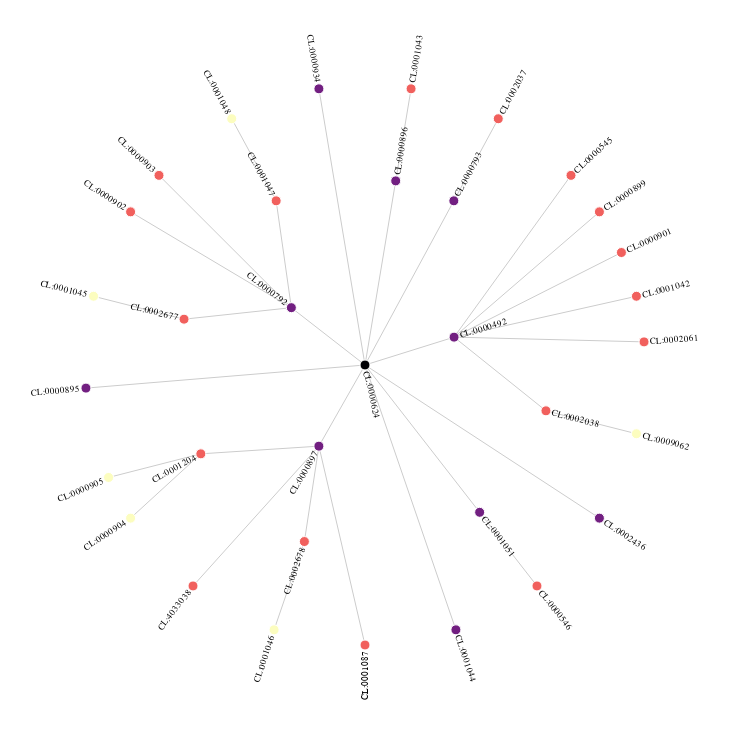

This figure's notebook cell:
### Code cell
display({"application/vnd.vega.v5+json": view}, raw=True)

### Figure 1 — Vega specification as saved in the notebook (floating-point values rounded to 4 significant figures)
{"$schema": "https://vega.github.io/schema/vega/v5.json", "autosize": "none", "data": [{"name": "tree", "transform": [{"key": "id", "parentKey": "parent", "type": "stratify"}, {"as": ["alpha", "radius", "depth", "children"], "method": {"signal": "layout"}, "size": [1, {"signal": "radius"}], "type": "tree"}, {"as": "angle", "expr": "(rotate + extent * datum.alpha + 270) % 360", "type": "formula"}, {"as": "radians", "expr": "PI * datum.angle / 180", "type": "formula"}, {"as": "leftside", "expr": "inrange(datum.angle, [90, 270])", "type": "formula"}, {"as": "x", "expr": "originX + datum.radius * cos(datum.radians)", "type": "formula"}, {"as": "y", "expr": "originY + datum.radius * sin(datum.radians)", "type": "formula"}], "values": [{"desc": "T-helper 1 cell", "id": 545, "name": "CL:0000545", "parent": 492}, {"desc": "activated CD4-positive, alpha-beta T cell", "id": 896, "name": "CL:0000896", "parent": 624}, {"desc": "T-helper 17 cell", "id": 899, "name": "CL:0000899", "parent": 492}, {"desc": "CD4-positive, alpha-beta intraepithelial T cell", "id": 793, "name": "CL:0000793", "parent": 624}, {"desc": "CD4-positive, alpha-beta T cell", "id": 624, "name": "CL:0000624"}, {"desc": "naive regulatory T cell", "id": 2677, "name": "CL:0002677", "parent": 792}, {"desc": "T-helper 2 cell", "id": 546, "name": "CL:0000546", "parent": 1051}, {"desc": "CD4-positive helper T cell", "id": 492, "name": "CL:0000492", "parent": 624}, {"desc": "activated CD4-positive, alpha-beta T cell, human", "id": 1043, "name": "CL:0001043", "parent": 896}, {"desc": "effector memory CD4-positive, alpha-beta T cell, terminally differentiated", "id": 1087, "name": "CL:0001087", "parent": 897}, {"desc": "naive CCR4-positive regulatory T cell", "id": 1045, "name": "CL:0001045", "parent": 2677}, {"desc": "Tr1 cell", "id": 901, "name": "CL:0000901", "parent": 492}, {"desc": "memory regulatory T cell", "id": 2678, "name": "CL:0002678", "parent": 897}, {"desc": "mature CD4 single-positive thymocyte", "id": 2436, "name": "CL:0002436", "parent": 624}, {"desc": "central memory CD4-positive, alpha-beta T cell", "id": 904, "name": "CL:0000904", "parent": 1204}, {"desc": "T-helper 22 cell", "id": 1042, "name": "CL:0001042", "parent": 492}, {"desc": "T-helper 9 cell", "id": 2061, "name": "CL:0002061", "parent": 492}, {"desc": "lung resident memory CD4-positive, alpha-beta T cell", "id": 4033038, "name": "CL:4033038", "parent": 897}, {"desc": "memory CCR4-positive regulatory T cell", "id": 1046, "name": "CL:0001046", "parent": 2678}, {"desc": "effector memory CD4-positive, alpha-beta T cell", "id": 905, "name": "CL:0000905", "parent": 1204}, {"desc": "CD4-positive, CXCR3-negative, CCR6-negative, alpha-beta T cell", "id": 1051, "name": "CL:0001051", "parent": 624}, {"desc": "effector CD4-positive, alpha-beta T cell", "id": 1044, "name": "CL:0001044", "parent": 624}, {"desc": "T follicular helper cell", "id": 2038, "name": "CL:0002038", "parent": 492}, {"desc": "CD4-positive, alpha-beta memory T cell", "id": 897, "name": "CL:0000897", "parent": 624}, {"desc": "induced T-regulatory cell", "id": 902, "name": "CL:0000902", "parent": 792}, {"desc": "naive thymus-derived CD4-positive, alpha-beta T cell", "id": 895, "name": "CL:0000895", "parent": 624}, {"desc": "CD2-positive, CD5-positive, CD44-positive alpha-beta intraepithelial T cell", "id": 2037, "name": "CL:0002037", "parent": 793}, {"desc": "CD4-positive, CD25-positive, alpha-beta regulatory T cell", "id": 792, "name": "CL:0000792", "parent": 624}, {"desc": "CD4-positive, alpha-beta memory T cell, CD45RO-positive", "id": 1204, "name": "CL:0001204", "parent": 897}, {"desc": "activated CD4-positive, CD25-positive, CCR4-positive, alpha-beta regulatory T cell, human", "id": 1048, "name": "CL:0001048", "parent": 1047}, {"desc": "natural T-regulatory cell", "id": 903, "name": "CL:0000903", "parent": 792}, {"desc": "CD4-positive, CD25-positive, CCR4-positive, alpha-beta regulatory T cell", "id": 1047, "name": "CL:0001047", "parent": 792}, {"desc": "CD4-positive, alpha-beta cytotoxic T cell", "id": 934, "name": "CL:0000934", "parent": 624}, {"desc": "germinal center T cell", "id": 9062, "name": "CL:0009062", "parent": 2038}]}, {"name": "links", "source": "tree", "transform": [{"type": "treelinks"}, {"orient": "radial", "shape": {"signal": "links"}, "sourceX": "source.radians", "sourceY": "source.radius", "targetX": "target.radians", "targetY": "target.radius", "type": "linkpath"}]}], "description": "An example of a radial layout for a node-link diagram of hierarchical data.", "height": 720, "marks": [{"encode": {"update": {"path": {"field": "path"}, "stroke": {"value": "#ccc"}, "x": {"signal": "originX"}, "y": {"signal": "originY"}}}, "from": {"data": "links"}, "type": "path"}, {"encode": {"enter": {"size": {"value": 100}, "stroke": {"value": "#fff"}, "tooltip": {"signal": "datum.desc"}}, "update": {"fill": {"field": "depth", "scale": "color"}, "x": {"field": "x"}, "y": {"field": "y"}}}, "from": {"data": "tree"}, "type": "symbol"}, {"encode": {"enter": {"baseline": {"value": "middle"}, "fontSize": {"value": 9}, "text": {"field": "name"}}, "update": {"align": {"signal": "datum.leftside ? 'right' : 'left'"}, "angle": {"signal": "datum.leftside ? datum.angle - 180 : datum.angle"}, "dx": {"signal": "(datum.leftside ? -1 : 1) * 6"}, "opacity": {"signal": "labels ? 1 : 0"}, "x": {"field": "x"}, "y": {"field": "y"}}}, "from": {"data": "tree"}, "type": "text"}], "padding": 5, "scales": [{"domain": {"data": "tree", "field": "depth"}, "name": "color", "range": {"scheme": "magma"}, "type": "linear", "zero": true}], "signals": [{"bind": {"input": "checkbox"}, "name": "labels", "value": true}, {"bind": {"input": "range", "max": 600, "min": 20}, "name": "radius", "value": 280}, {"bind": {"input": "range", "max": 360, "min": 0, "step": 1}, "name": "extent", "value": 360}, {"bind": {"input": "range", "max": 360, "min": 0, "step": 1}, "name": "rotate", "value": 0}, {"bind": {"input": "radio", "options": ["tidy", "cluster"]}, "name": "layout", "value": "cluster"}, {"bind": {"input": "select", "options": ["line", "curve", "diagonal", "orthogonal"]}, "name": "links", "value": "line"}, {"name": "originX", "update": "width / 2"}, {"name": "originY", "update": "height / 2"}], "width": 720}
